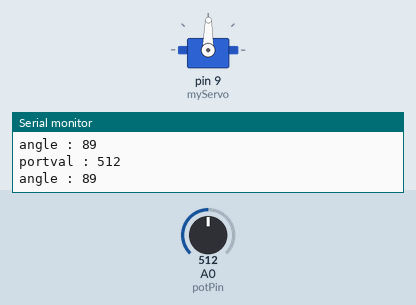
Bench run of a sketch on a simulated Arduino Uno, built with avr-gcc and run on an emulated ATmega328P. On the bench: servo, the last lines printed to the serial monitor. Inputs (shaded band) come from the test bench; at power-on: A0 (potPin) = 512.

Above: at 1.2 s.
1.3 s: A0 (potPin) set to 557
At 2.5 s:
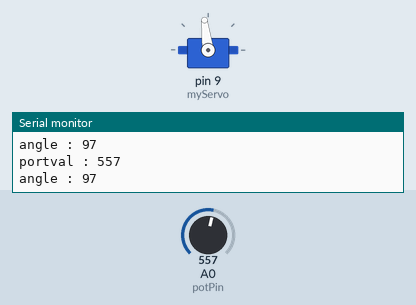
4.3 s: A0 (potPin) set to 585
At 5.2 s:
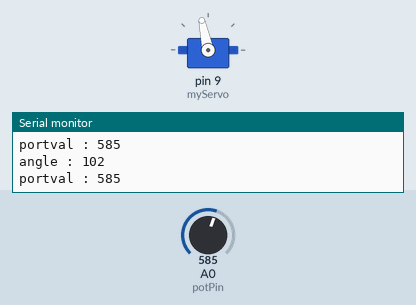
5.8 s: A0 (potPin) set to 990
At 6.8 s:
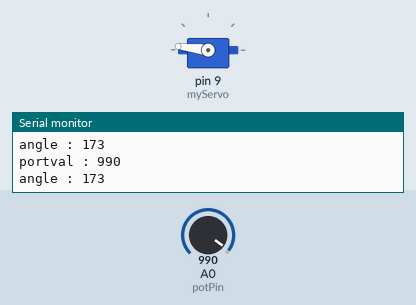
7.3 s: A0 (potPin) set to 1015
At 8.5 s:
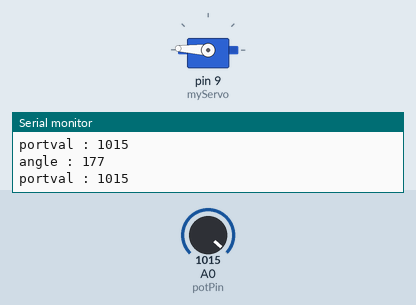
10.3 s: A0 (potPin) set to 900
At 11.5 s:
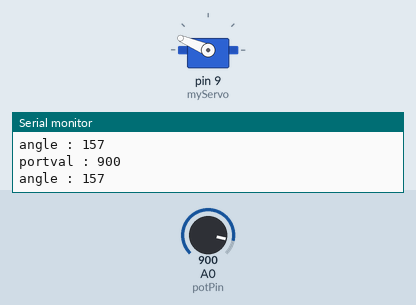
11.8 s: A0 (potPin) set to 511
At 13.1 s:
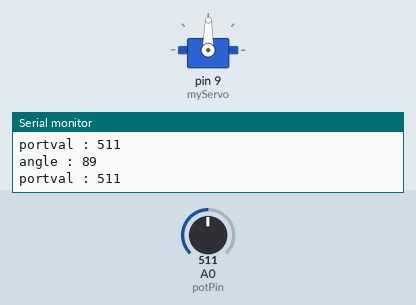
Timing chart, 0 to 14.3 s (numbered marks = the images above; inputs shaded):
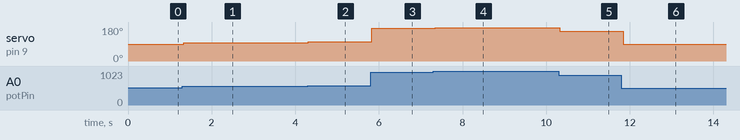

Measured:
- after the input at 1.3 s, servo on pin 9 (myServo): 89° → 97° at once
- after the input at 4.3 s, servo on pin 9 (myServo): 97° → 102° at once
- after the input at 5.8 s, servo on pin 9 (myServo): 102° → 173° at once
- after the input at 7.3 s, servo on pin 9 (myServo): 173° → 177° at once
- after the input at 10.3 s, servo on pin 9 (myServo): 177° → 157° at once
- after the input at 11.8 s, servo on pin 9 (myServo): 157° → 89° at once

The sketch:

MotorServo.ino
```cpp
#include <Servo.h>

Servo myServo;

int const potPin = A0;
int potVal;
int angle;

void setup() {
  // put your setup code here, to run once:
  //attach to in 9
  myServo.attach(9);
  Serial.begin(9600);

}

void loop() {
  // put your main code here, to run repeatedly:
  potVal = analogRead(potPin);
  Serial.println("");
  Serial.print("portval : ");
  Serial.print(potVal);

  // rescale numbers between 0-1023 to 0-179 so it can be between 0-180 degress
  angle = map(potVal, 0, 1023, 0, 179);
  Serial.println("");
  Serial.print("angle : ");
  Serial.print(angle);

  myServo.write(angle);
  delay(15);
}
```
